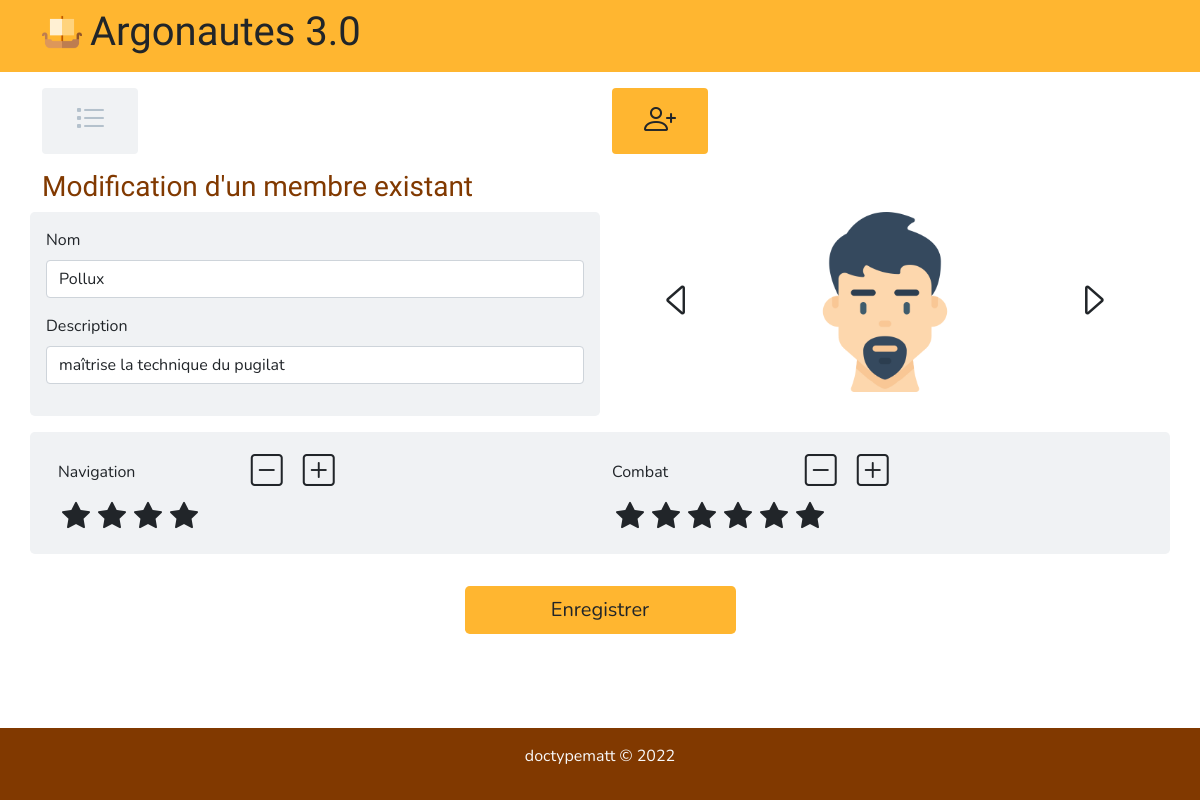
/index.php?action=edit&id=22, run on the app's committed database.
### tables this page shows
CREATE TABLE `member` (
  `memId` int(11) UNSIGNED NOT NULL,
  `memName` varchar(50) NOT NULL,
  `memSign` varchar(100) DEFAULT 'aucun signe particulier',
  `memIcon` varchar(100) DEFAULT 'ava_1.png',
  `memNavg` int(1) NOT NULL DEFAULT '3',
  `memComb` int(1) NOT NULL DEFAULT '3'
);

### index.php (called while the page is built, shortened)
<?php
require_once('models/argo_queries.php');
$showFormSection = 'd-none';
if (
  $_SERVER['REQUEST_METHOD'] === 'GET'
  && isset($_GET['action'])
) {
  $existingMember = getMemberById($_GET['id']);
  $showFormSection = 'd-block';
}
$memberList = getMemberList();
require_once('views/index.phtml');

### models/argo_queries.php (called while the page is built, shortened)
<?php
function getMemberList() {
  $pdo = connectToDatabase();
  $query = "
    SELECT *
    FROM member
  ";
  $stmt = $pdo->prepare($query);
  $stmt->execute();
  return $stmt->fetchAll(PDO::FETCH_ASSOC);
}
function getMemberById($id) {
  $pdo = connectToDatabase();
  $query = "
    SELECT *
    FROM member
    WHERE memId = ?
  ";
  $stmt = $pdo->prepare($query);
  $stmt->execute([$id]);
  return $stmt->fetch(PDO::FETCH_ASSOC);
}

### views/index.phtml (the view, shortened to what this page needs)
<!DOCTYPE html>
<html lang="en">
<head>
  <link href="https://cdn.jsdelivr.net/npm/bootstrap@5.0.2/dist/css/bootstrap.min.css" rel="stylesheet">
  <link rel="stylesheet" href="https://cdn.jsdelivr.net/npm/bootstrap-icons@1.8.1/font/bootstrap-icons.css">
  <link rel="stylesheet" href="public/css/main.css">
  <link rel="stylesheet" href="public/css/quer.css">
</head>
<body>
  <header class="p-2">
    <div class="container">
      <h1 class="d-flex align-items-center">
        <img class="hero__icon me-2" src="public/icons/vessel.png" alt="">
        <a class="link link-dark text-decoration-none" href="index.php">Argonautes 3.0</a>
      </h1>
    </div>
  </header>
  <main>
    <section id="menu" class="my-3">
      <div class="container">
        <div class="row">
          <div class="col-6">
            <a id="showCrew" class="btn section__toggler p-2 active" data-toggle="crew">
              <i class="bi bi-list-task fs-2 p-1"></i>
            </a>
          </div>
          <div class="col-6">
            <a id="addMember" class="btn section__toggler p-2" data-toggle="form">
              <i class="bi bi-person-plus fs-2"></i>
            </a>
          </div>
        </div>
      </div>
    </section>
    <section id="member" class="<?= $showFormSection ?>">
      <div class="container">
        <form action="index.php" method="POST" class="mx-3 mx-lg-0">
          <?php
          if (isset($existingMember)) {
            $prefill_name = $existingMember['memName'];
            $name_input_show = "";
            $prefill_sign = $existingMember['memSign'];
            $sign_input_show = "";
            $prefill_icon = "public/icons/{$existingMember['memIcon']}";
            $formMode = "Modification d'un membre existant";
          } else if (isset($incompleteMember)) {
            $prefill_id = "";
            if (!empty($incompleteMember['memName'])) {
              $prefill_name = $incompleteMember['memName'];
              $name_alert_show = "d-none";
              $name_input_show = "";
            } else {
              $prefill_name = "";
              $name_alert_show = "d-inline-block";
              $name_input_show = "input__alert";
            }
            if (!empty($incompleteMember['memSign'])) {
              $prefill_sign = $incompleteMember['memSign'];
              $sign_alert_show = "d-none";
              $sign_input_show = "";
            } else {
              $prefill_sign = "";
              $sign_alert_show = "d-inline-block";
              $sign_input_show = "input__alert";
            }
            isset($incompleteMember['memIcon']) ? $prefill_icon = $incompleteMember['memIcon'] : $prefill_icon = "";
            isset($incompleteMember['memIconId']) ? $prefill_icon_id = $incompleteMember['memIconId'] : $prefill_icon_id = "1";
            isset($incompleteMember['memNavg']) ? $prefill_navg = $incompleteMember['memNavg'] : $prefill_navg = "";
            isset($incompleteMember['memComb']) ? $prefill_comb = $incompleteMember['memComb'] : $prefill_comb = "";
            $formMode = "Création d'un nouveau membre";
          }
          ?>
          <h3 class="text-center text-lg-start"><?= $formMode ?></h3>
          <div class="row form__top mb-3">
            <div class="col-12 col-lg-6 px-lg-5 form__top__avat">
              <div class="row">
                <div class="col-2 text-center d-flex justify-content-center align-items-center">
                  <i class="btn-cust bi bi-caret-left fs-1 avat__arrow" data-arrow="left"></i>
                </div>
                <div class="col-8 text-center">
                  <img class="form__avat__img mb-3 mb-lg-0" src="<?= $prefill_icon ?>" alt="">
                </div>
                <div class="col-2 text-center d-flex justify-content-center align-items-center">
                  <i class="btn-cust bi bi-caret-right fs-1 avat__arrow" data-arrow="right"></i>
                </div>
              </div>
            </div>
            <div class="col-12 col-lg-6 form__top__info p-3 rounded rounded-3 bg-lightgray">
              <label class="form-label" for="f_name">Nom
              </label>
              <input class="form-control mb-3 <?= $name_input_show ?>" type="text" name="f_name" id="f_name" value="<?= htmlentities($prefill_name) ?>">
              <label class="form-label" for="f_sign">Description
              </label>
              <input class="form-control mb-3 <?= $sign_input_show ?>" type="text" name="f_sign" id="f_sign" value="<?= htmlentities($prefill_sign) ?>">
            </div>
          </div>
          <div class="row form__bottom mb-3 p-3 rounded rounded-3 bg-lightgray">
            <div class="col-12 col-lg-6 form__bottom__navg">
              <div class="row align-items-center">
                <div class="col-4">
                  <label for="f_navg">Navigation</label>
                </div>
                <div class="col-8">
                  <i class="skill__btn btn-cust bi bi-dash-square fs-2 mx-2" data-tgt="navg" data-act="mins"></i>
                  <i class="skill__btn btn-cust bi bi-plus-square fs-2 mx-2" data-tgt="navg" data-act="plus"></i>
                </div>
              </div>
              <output id="out_navg"></output>
            </div>
            <div class="col-12 col-lg-6 form__bottom__comb">
              <div class="row align-items-center">
                <div class="col-4">
                  <label for="f_comb">Combat</label>
                </div>
                <div class="col-8">
                  <i class="skill__btn btn-cust bi bi-dash-square fs-2 mx-2" data-tgt="comb" data-act="mins"></i>
                  <i class="skill__btn btn-cust bi bi-plus-square fs-2 mx-2" data-tgt="comb" data-act="plus"></i>
                </div>
              </div>
              <output id="out_comb"></output>
            </div>
          </div>
          <div class="form__submit mb-3 p-3 text-center">
            <button class="btn btn-lg form__submit__btn" type="submit">Enregistrer</button>
          </div>
        </form>
      </div>
    </section>
  </main>
  <footer class="p-3">
    <div class="container">
      <p class="text-center">doctypematt &copy; 2022</p>
    </div>
  </footer>
</body>
</html>

### public/css/main.css (style rules this page uses)
body { font-family: 'Nunito', sans-serif; background: #fff; display: flex; flex-direction: column; min-height: 100vh; }
h1, h2, h3 { font-family: 'Rancho', cursive; color: #813900; }
header { background: #ffb630; }
footer { background: #813900; color: #f8f9fa; margin-top: auto; }
.bg-lightgray { background: #f0f2f4; }
.hero__icon { width: 40px; }
.section__toggler { width: 15vw; background: #f0f2f4; color: #b4c1cc; }
.section__toggler.active { background: #ffb630; color: #212529; }
.form__avat__img { width: 15vw; max-width: 180px; }
.avat__arrow { cursor: pointer; }
output { display: block; }
.form__submit__btn { background: #ffb630; color: #212529; width: 50%; }

### public/css/quer.css (style rules this page uses)
@media (min-width: 992px) { .section__toggler { width: 8vw; } }
@media (min-width: 992px) { .form__top__avat { order: 2 } }
@media (min-width: 992px) { .form__top__avat { order: 1 } }
@media (min-width: 992px) { .form__submit__btn { width: 25%; } }

### data on the page
member: memIcon (picture), f_name "Pollux", f_sign "maîtrise la technique du pugilat"

### other printed values
$formMode "Modification d'un membre existant"
